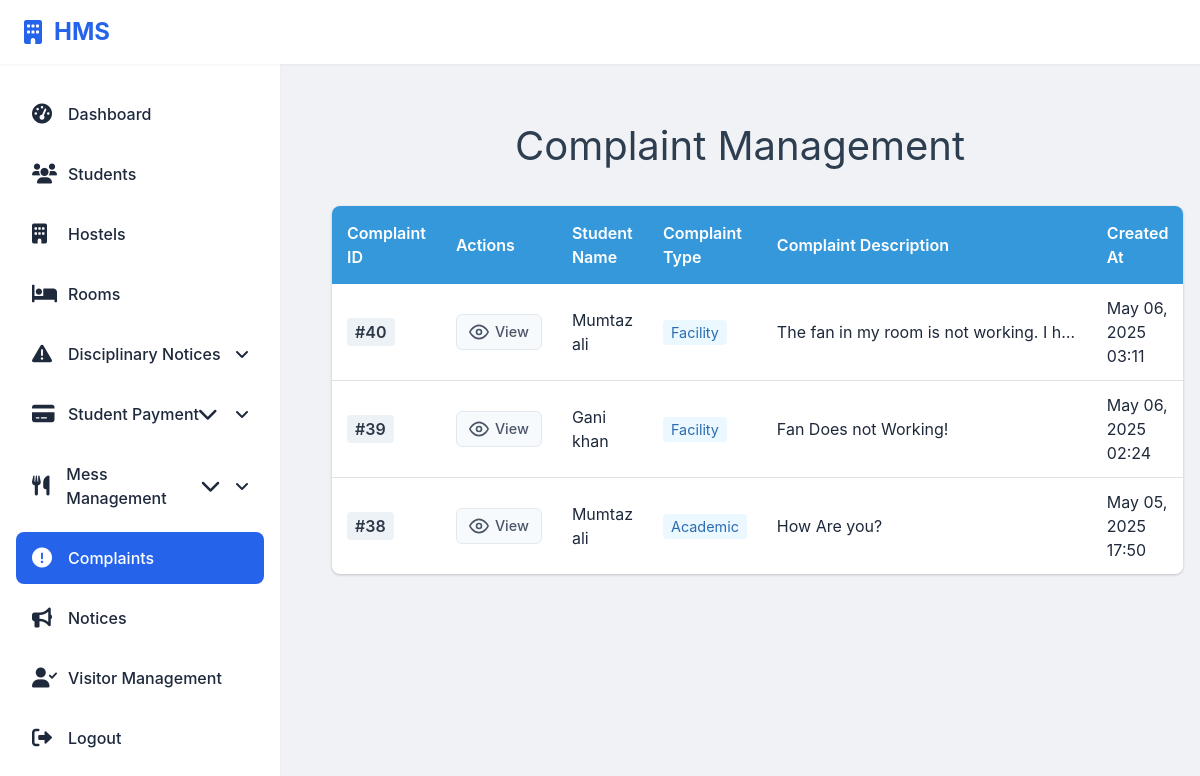
Screenshot of /hostel/complaints/ (signed in) with the database file from the repository.
### hostel/models.py (models this page shows, shortened)
class Complaint(models.Model):
    Complaint_ID = models.AutoField(primary_key=True)
    Student_ID = models.ForeignKey('Student', on_delete=models.CASCADE)
    Admin_ID = models.ForeignKey('Admin', on_delete=models.CASCADE)
    Complaint_Description = models.TextField()
    Complaint_Type = models.CharField(max_length=255)
    Created_At = models.DateTimeField(auto_now_add=True)
    Updated_At = models.DateTimeField(auto_now=True)
    is_read = models.BooleanField(default=False)  # Track if complaint is read

class Student(models.Model):
    Room_ID = models.ForeignKey(Room, on_delete=models.SET_NULL, null=True, related_name="students")
    Hostel_ID = models.ForeignKey(Hostel, on_delete=models.SET_NULL, null=True)
    PAYMENT_STATUS_CHOICES = [
        ('NOT_PAID', 'Not Paid'),
        ('PARTIALLY_PAID', 'Partially Paid'),
        ('FULLY_PAID', 'Fully Paid'),
    ]
    Student_ID = models.AutoField(primary_key=True)
    Registration_Number = models.CharField(max_length=20, unique=True, null=True, blank=True)
    user = models.OneToOneField(User, on_delete=models.CASCADE, null=True)
    profile_picture = models.ImageField(upload_to='student_profiles/', null=True, blank=True)
    F_Name = models.CharField(max_length=50)
    L_Name = models.CharField(max_length=50)
    Contact_Info = models.CharField(max_length=100)
    Address = models.TextField()
    Department = models.CharField(max_length=100)
    FatherName = models.CharField(max_length=50)
    fee_status = models.CharField(max_length=20, choices=PAYMENT_STATUS_CHOICES, default='NOT_PAID')
    total_paid_amount = models.DecimalField(max_digits=10, decimal_places=2, default=0)
    room_price = models.DecimalField(max_digits=10, decimal_places=2, default=0)
    total_fee = models.DecimalField(max_digits=10, decimal_places=2, default=0)  # Added for storing total fee
    paid_installment_count = models.IntegerField(default=0)  # Added missing field

### hostel/views.py (the view)
# urls.py: path('complaints/', views.list_complaints, name='list_complaints'),
@login_required
def list_complaints(request):
    complaints = Complaint.objects.all().order_by('-Created_At')
    Complaint.objects.filter(is_read=False).update(is_read=True)
    request.session['unread_complaints'] = 0
    return render(request, 'notice_complaint_management/list_complaints.html', {'complaints': complaints})

### hostel/templates/notice_complaint_management/list_complaints.html (shortened to what this page needs)
{% extends 'base.html' %}
{% block content %}
<div class="container">
    <h1>Complaint Management</h1>
    <table class="complaints-table">
        <thead>
            <tr>
                <th>Complaint ID</th>
                <th>Actions</th>
                <th>Student Name</th>
                <th>Complaint Type</th>
                <th>Complaint Description</th>
                <th>Created At</th>
            </tr>
        </thead>
        <tbody>
            {% for complaint in complaints %}
            <tr>
                <td>
                    <span class="id-badge">#{{ complaint.Complaint_ID }}</span>
                </td>
                <td>
                    <a href="{% url 'view_complaint' complaint.Complaint_ID %}" class="action-button" title="View Complaint">
                        <svg xmlns="http://www.w3.org/2000/svg" width="20" height="20" viewBox="0 0 24 24" fill="none" stroke="currentColor" stroke-width="2" stroke-linecap="round" stroke-linejoin="round" class="icon-view">
                            <path d="M1 12s4-8 11-8 11 8 11 8-4 8-11 8-11-8-11-8z"></path>
                            <circle cx="12" cy="12" r="3"></circle>
                        </svg>
                        <span class="action-text">View</span>
                    </a>
                </td>
                <td>{{ complaint.Student_ID.F_Name }} {{ complaint.Student_ID.L_Name }}</td>
                <td>
                    <span class="type-badge">{{ complaint.Complaint_Type }}</span>
                </td>
                <td>
                    <div class="description-cell">
                        {{ complaint.Complaint_Description|slice:":50" }}
                    </div>
                </td>
                <td>{{ complaint.Created_At|date:"M d, Y H:i" }}</td>
            </tr>
            {% empty %}
            <tr>
                <td colspan="6" class="text-center">No complaints found.</td>
            </tr>
            {% endfor %}
        </tbody>
    </table>
</div>
{% endblock %}

### hostel/static/css/showcase_notice.css (style rules this page uses)
:root { --primary-color: #4a6fdc; --primary-hover: #3d5cba; --success-color: #28a745; --danger-color: #dc3545; --warning-color: #ffc107; --light-gray: #f8f9fa; --medium-gray: #e9ecef; --dark-gray: #343a40; --border-color: #dee2e6; --shadow: 0 0.125rem 0.25rem rgba(0, 0, 0, 0.075); --transition: all 0.2s ease-in-out; }

### hostel/templates/base.html (style rules this page uses)
:root { --primary-color: #2563eb; --background-color: #f8fafc; --text-color: #1e293b; --sidebar-width: 280px; --header-height: 64px; --shadow-sm: 0 1px 2px 0 rgb(0 0 0 / 0.05); }
* { margin: 0; padding: 0; box-sizing: border-box; }
body { font-family: 'Inter', system-ui, -apple-system, sans-serif; background: var(--background-color); color: var(--text-color); min-height: 100vh; position: relative; }

### hostel/templates/notice_complaint_management/list_complaints.html (style rules this page uses)
.container { max-width: 1200px; margin: 0 auto; padding: 20px; }
h1 { color: #2c3e50; text-align: center; margin-bottom: 30px; font-size: 2.5rem; }
.complaints-table { width: 100%; border-collapse: collapse; background: white; box-shadow: 0 1px 3px rgba(0, 0, 0, 0.2); border-radius: 8px; overflow: hidden; }
.complaints-table th { background: #3498db; color: white; padding: 15px; text-align: left; font-weight: 600; }
.complaints-table td { padding: 12px 15px; border-bottom: 1px solid #e1e1e1; vertical-align: middle; }
.complaints-table tr:last-child td { border-bottom: none; }
.id-badge { background-color: #edf2f7; padding: 4px 8px; border-radius: 4px; font-weight: 600; color: #2d3748; }
.type-badge { background-color: #ebf8ff; color: #2b6cb0; padding: 4px 8px; border-radius: 4px; font-size: 0.9em; }
.action-button { display: inline-flex; align-items: center; padding: 6px 12px; background-color: #f7fafc; border: 1px solid #e2e8f0; border-radius: 6px; color: #4a5568; text-decoration: none; transition: all 0.2s; }
.icon-view { margin-right: 6px; }
.action-text { font-size: 0.9em; font-weight: 500; }
.description-cell { max-width: 300px; overflow: hidden; text-overflow: ellipsis; white-space: nowrap; }
body { background-color: #f0f2f5; font-family: -apple-system, BlinkMacSystemFont, "Segoe UI", Roboto, "Helvetica Neue", Arial, sans-serif; }

### rows the page displays
Complaint: Complaint_ID "40", Student_ID.F_Name "Mumtaz", Student_ID.L_Name "ali", Complaint_Type "Facility", Complaint_Description "The fan in my room is not working. I h…", Created_At "May 06, 2025 03:11"
Complaint: Complaint_ID "39", Student_ID.F_Name "Gani", Student_ID.L_Name "khan", Complaint_Type "Facility", Complaint_Description "Fan Does not Working!", Created_At "May 06, 2025 02:24"
Complaint: Complaint_ID "38", Student_ID.F_Name "Mumtaz", Student_ID.L_Name "ali", Complaint_Type "Academic", Complaint_Description "How Are you?", Created_At "May 05, 2025 17:50"
